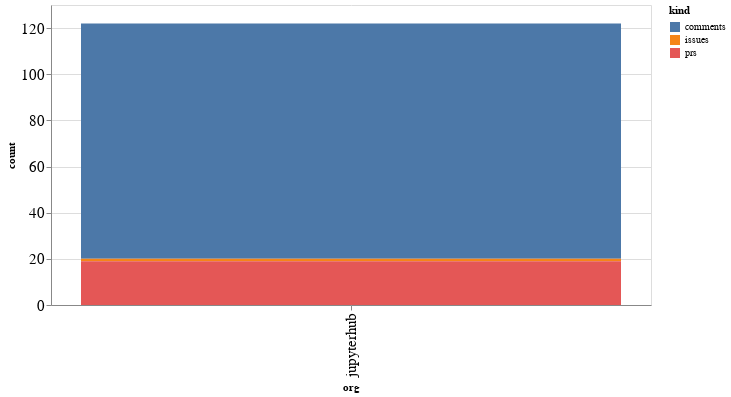

This figure's notebook cell:
### Code cell
alt.Chart(org_summaries, width=600).mark_bar().encode(
    x='org',
    y='count',
    color='kind',
    tooltip="org"
)

### Figure 1 — Vega-Lite specification as saved in the notebook (floating-point values rounded to 4 significant figures)
{"config": {"axisLeft": {"labelFontSize": 15}, "axisBottom": {"labelFontSize": 15}}, "data": {"name": "data-ff58d30f559e483b9bf2254470d7161a"}, "mark": "bar", "encoding": {"color": {"type": "nominal", "field": "kind"}, "tooltip": {"type": "nominal", "field": "org"}, "x": {"type": "nominal", "field": "org"}, "y": {"type": "quantitative", "field": "count"}}, "width": 600, "$schema": "https://vega.github.io/schema/vega-lite/v4.8.1.json", "datasets": {"data-ff58d30f559e483b9bf2254470d7161a": [{"org": "jupyterhub", "kind": "comments", "count": 102}, {"org": "jupyterhub", "kind": "issues", "count": 1}, {"org": "jupyterhub", "kind": "prs", "count": 19}]}}
